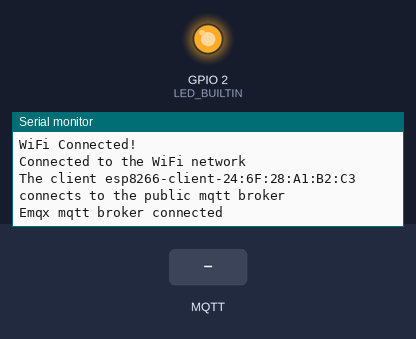
Recording of a sketch running on a simulated ESP8266 (NodeMCU). On the bench: output pins drawn as LEDs (lit = HIGH, except the on-board LED, lit = LOW), the last lines printed to the serial monitor. The inputs (shaded band) are chosen by the test bench. WiFi joins after 1.5 s; servers stay silent unless stated; no MQTT or app messages arrive unless stated.

Above: at 2.7 s.
2.8 s: MQTT message "1" arrives on the first subscribed topic
At 3.1 s:
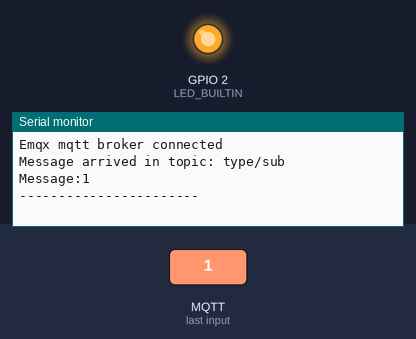
4.3 s: MQTT message "on" arrives on the first subscribed topic
At 5.5 s:
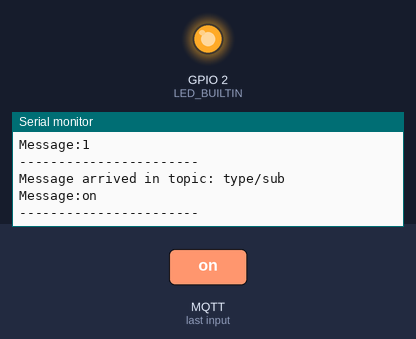
5.8 s: MQTT message "off" arrives on the first subscribed topic
At 6.6 s:
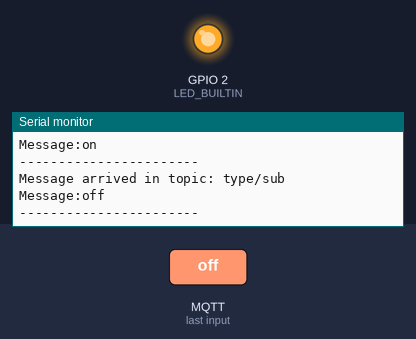

Measured:
- after the input at 2.8 s, the serial monitor: prints a new line at once (image 1)
- after the input at 4.3 s, the serial monitor: prints a new line at once (image 2)
- after the input at 5.8 s, the serial monitor: prints a new line at once (image 3)

The sketch:

wifi_mqtt_demo.ino
```cpp
#include <ESP8266WiFi.h>
#include <WiFiClient.h>
#include <WiFiManager.h>
#include <PubSubClient.h>

// MQTT Broker
const char *mqtt_broker = "k4c5aa11.cn-hangzhou.emqx.cloud";
const char *topic_pub = "type/pub";
const char *topic_sub = "type/sub";
const char *mqtt_username = "deviceid";
const char *mqtt_password = "deviceid";
const int mqtt_port = 15487;

WiFiClient espClient;
PubSubClient client(espClient);

void setup() {
  //初始化串口设置
  Serial.begin(115200);

  // Initialize the LED_BUILTIN pin as an output
  pinMode(LED_BUILTIN, OUTPUT);

  // Instantiate a WiFiManager object
  WiFiManager wifiManager;

  //  wifiManager.resetSettings();

  // Auto-connecting WiFi
  // The argument is AP's name when we connecting to ESP8266
  wifiManager.autoConnect("Group23-AutoConnectAP");

  // WiFi
  Serial.print("WiFi Connected!\n");
  String ssid = wifiManager.getWiFiSSID(); // Enter your WiFi name
  String password = wifiManager.getWiFiPass(); // Enter WiFi password

  // connecting to a WiFi network
  WiFi.begin(ssid, password);
  while (WiFi.status() != WL_CONNECTED) {
      delay(500);
      Serial.println("Connecting to WiFi..");
  }
  Serial.println("Connected to the WiFi network");
  //connecting to a mqtt broker
  client.setServer(mqtt_broker, mqtt_port);
  client.setCallback(callback);
  while (!client.connected()) {
      String client_id = "esp8266-client-";
      client_id += String(WiFi.macAddress());
      Serial.printf("The client %s connects to the public mqtt broker\n", client_id.c_str());
      if (client.connect(client_id.c_str(), mqtt_username, mqtt_password)) {
          Serial.println("Emqx mqtt broker connected");
      } else {
          Serial.print("failed with state ");
          Serial.print(client.state());
          delay(2000);
      }
  }
  // publish and subscribe
  client.publish("hello", "hello emqx");
  client.subscribe(topic_sub);
}

// the loop function runs over and over again forever
void loop() {
  client.loop();

  // gather data

  // publish data
}

void callback(char *topic, byte *payload, unsigned int length) {
  Serial.print("Message arrived in topic: ");
  Serial.println(topic);
  Serial.print("Message:");
  for (int i = 0; i < length; i++) {
     Serial.print((char) payload[i]);
  }
  Serial.println();
  Serial.println("-----------------------");
}
```
